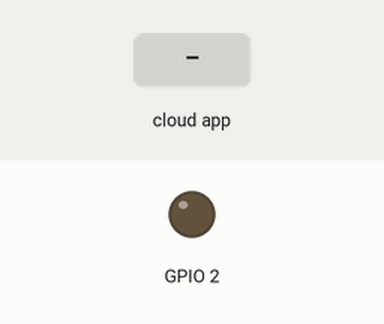
Simulated run of this sketch. Board: ESP32. On the bench: output pins drawn as LEDs (lit = HIGH). Inputs (shaded band) come from the test bench. WiFi joins after 1.5 s; servers stay silent unless stated; no MQTT or app messages arrive unless stated; what the sketch prints to the serial monitor is not drawn.

Above: at 2.7 s.
2.8 s: the phone or cloud app sets switch to ON
At 3.9 s:
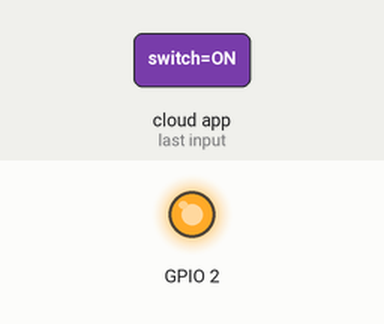
4.3 s: the phone or cloud app sets switch to OFF
At 5.4 s:
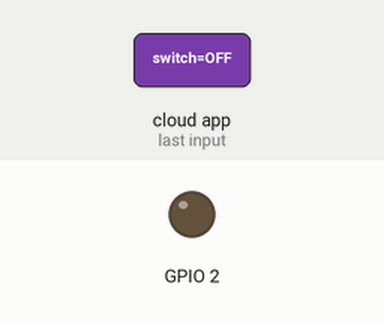
Timing chart, 0 to 7.3 s (numbered marks = the images above; inputs shaded):
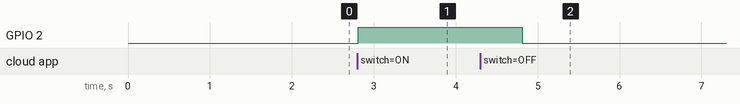

Measured:
- after the input at 2.8 s, GPIO 2: LOW → HIGH at once
- after the input at 4.3 s, GPIO 2: HIGH → LOW after 0.51 s

The sketch:

Smart_meter_test_code.ino
```cpp
char watt[5];
#include <WiFi.h>
#include "Adafruit_MQTT.h"
#include "Adafruit_MQTT_Client.h"
#define WLAN_SSID       "Device"
#define WLAN_PASS       "12345678"

#define AIO_SERVER      "io.adafruit.com"
#define AIO_SERVERPORT  1883
#define AIO_USERNAME  "xxxxxxxxxxxxxxxxxxxxxxx"
#define AIO_KEY       "XXXXXXXXXXXXXXXXXXXXXXX"
float  bill_amount = 0;
unsigned int energyTariff =200;
WiFiClient client;

Adafruit_MQTT_Client mqtt(&client, AIO_SERVER, AIO_SERVERPORT, AIO_USERNAME, AIO_KEY);
Adafruit_MQTT_Publish Power = Adafruit_MQTT_Publish(&mqtt, AIO_USERNAME "/feeds/power");
Adafruit_MQTT_Publish bill = Adafruit_MQTT_Publish(&mqtt, AIO_USERNAME "/feeds/bill");
Adafruit_MQTT_Subscribe switchhall = Adafruit_MQTT_Subscribe(&mqtt,AIO_USERNAME "/feeds/switch");
void MQTT_connect();

void setup() {
  // put your setup code here, to run once:
  Serial.begin(115200);
  delay(10);
    mqtt.subscribe(&switchhall);
  Serial.println(F("Adafruit MQTT demo"));
pinMode(2, OUTPUT);
  // Connect to WiFi access point.
  Serial.println(); Serial.println();
  Serial.print("Connecting to ");
  Serial.println(WLAN_SSID);

  WiFi.begin(WLAN_SSID, WLAN_PASS);
  while (WiFi.status() != WL_CONNECTED) {
    delay(500);
    Serial.print(".");
  }
  Serial.println();

  Serial.println("WiFi connected");
  Serial.println("IP address: "); Serial.println(WiFi.localIP());
}

void loop() {
 int i=0;  MQTT_connect();
 float watt1;
 if(Serial.available() > 0 ){
   delay(100); //allows all serial sent to be received together
    while(Serial.available() && i<5) {
     watt[i++] = Serial.read();

    }
    watt[i++]='\0';
  }
     Adafruit_MQTT_Subscribe *subscription;
  subscription = mqtt.readSubscription(5000);
    // Check if its the onoff button feed
    if (subscription == &switchhall) {
      Serial.print(F("On-Off button: "));
      Serial.println((char *)switchhall.lastread);

      if (strcmp((char *)switchhall.lastread, "ON") == 0) {
        digitalWrite(2, HIGH);
      }
      if (strcmp((char *)switchhall.lastread, "OFF") == 0) {
        digitalWrite(2,LOW);
      }
    }


   watt1 = atof(watt);
  Serial.println(  watt1);
    bill_amount = watt1 *(energyTariff/100);
       if (! bill.publish(bill_amount)) {
    Serial.println(F("Failed"));
  } else {
    Serial.println(F("OK!"));
  }
  if (! Power.publish(watt1)) {
    Serial.println(F("Failed"));
  } else {
    Serial.println(F("OK!"));

  }
  delay(2000);
  }
  void MQTT_connect() {
  int8_t ret;

  // Stop if already connected.
  if (mqtt.connected()) {
    return;
  }

  Serial.print("Connecting to MQTT... ");

  uint8_t retries = 3;
  while ((ret = mqtt.connect()) != 0) { // connect will return 0 for connected
       Serial.println(mqtt.connectErrorString(ret));
       Serial.println("Retrying MQTT connection in 5 seconds...");
       mqtt.disconnect();
       delay(5000);  // wait 5 seconds
       retries--;
       if (retries == 0) {
         // basically die and wait for WDT to reset me
         while (1);
       }
  }
  Serial.println("MQTT Connected!");
}
```
